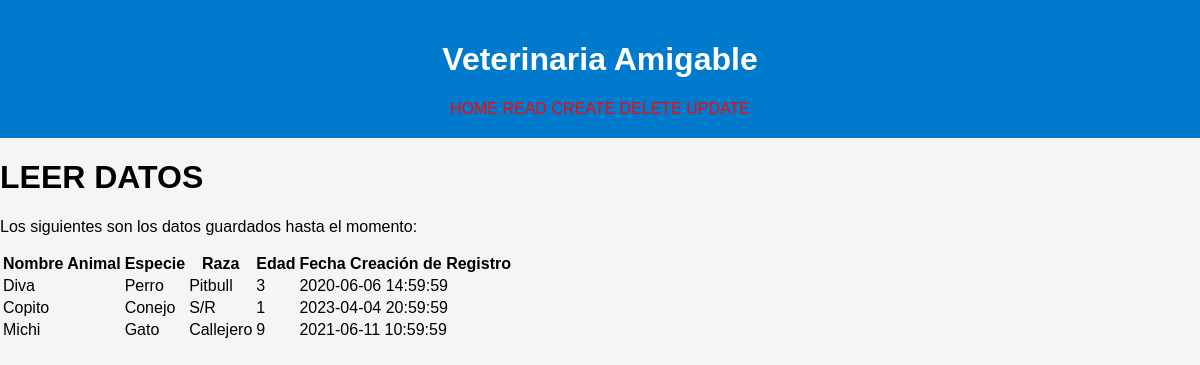
The app's page /read.php with its own data.
### tables this page shows
CREATE TABLE `mascota`  (
  `codigo` int(11) NOT NULL AUTO_INCREMENT,
  `nombres` varchar(100) NOT NULL,
  `especie` varchar(100) NOT NULL,
  `raza` varchar(100) NOT NULL,
  `edad` int(11) NOT NULL ,
  `fecha_registro` timestamp NOT NULL DEFAULT current_timestamp(),
  PRIMARY KEY (`codigo`) USING BTREE
);

### read.php (the view)
<?php include("db.php")?>
<?php include("includes/headers.php")?>
    <div class ="card text-center">
        <div class="card-body">
            <h1 class="card-title">LEER DATOS</h1>
            <p class="card-text">Los siguientes son los datos guardados hasta el momento:</p>
            <div class="table-responsive-sm">
                <table class="table">
                    <thead>
                        <tr>
                            <th>Nombre Animal</th>
                            <th>Especie</th>
                            <th>Raza</th>
                            <th>Edad</th>
                            <th>Fecha Creación de Registro</th>
                        </tr>
                    </thead>
                    <tbody>
                        <?php
                        $query = "SELECT * FROM mascota";
                        $result_mascota = mysqli_query($conn, $query);
                        while($row = mysqli_fetch_array($result_mascota)){?>
                            <tr>
                                <td><?php echo $row['nombres']?></td>
                                <td><?php echo $row['especie']?></td>
                                <td><?php echo $row['raza']?></td>
                                <td><?php echo $row['edad']?></td>
                                <td><?php echo $row['fecha_registro']?></td>
                            </tr>
                        <?php } ?>
                    </tbody>
                </table>
            </div>
        </div>
    </div>

### includes/headers.php (shortened to what this page needs)
<!DOCTYPE html>
<html lang="en">
<head>
    <link rel="stylesheet" href="./styles.css">
</head>
<body>
    <header>
        <h1>Veterinaria Amigable</h1>
        <a href="index.php">HOME</a>
        <a href="read.php">READ</a>
        <a href="create.php">CREATE</a>
        <a href="delete.php">DELETE</a>
        <a href="update.php">UPDATE</a>
    </header>
</body>
 </html>

### styles.css (style rules this page uses)
body { font-family: Arial, sans-serif; background-color: #f5f5f5; margin: 0; padding: 0; }
header { background-color: #007ACC; text-decoration: none; color: #fff; text-align: center; padding: 20px 0; }
a { text-decoration: none; color: rgb(248, 7, 7); }

### records on screen
mascota: nombres "Diva", especie "Perro", raza "Pitbull", edad "3", fecha_registro "2020-06-06 14:59:59"
mascota: nombres "Copito", especie "Conejo", raza "S/R", edad "1", fecha_registro "2023-04-04 20:59:59"
mascota: nombres "Michi", especie "Gato", raza "Callejero", edad "9", fecha_registro "2021-06-11 10:59:59"
